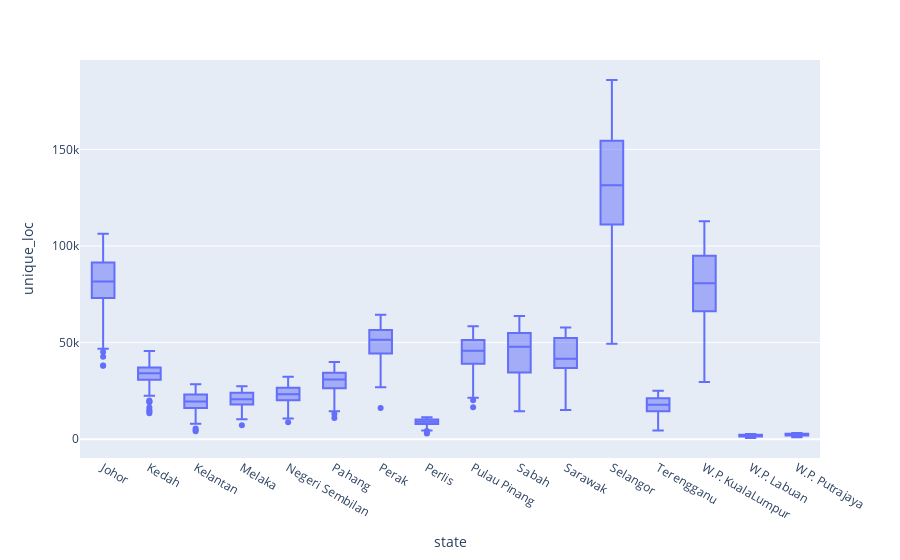

The notebook cell saved with this chart:
### Code cell
bp_by_state_go(checkin_state, 'unique_loc')

### Figure 1 — Plotly figure (JSON) as saved in the notebook; plotly's stock layout.template omitted (floating-point values rounded to 4 significant figures; data arrays with more than 128 entries replaced by an {"elided": "..."} marker saying what was removed)
{"data": [{"alignmentgroup": "True", "hovertemplate": "state=%{x}<br>unique_loc=%{y}<extra></extra>", "legendgroup": "", "marker": {"color": "#636efa"}, "name": "", "notched": false, "offsetgroup": "", "orientation": "v", "showlegend": false, "type": "box", "x": {"elided": "4944 str values"}, "x0": " ", "xaxis": "x", "y": {"elided": "4944 int values"}, "y0": " ", "yaxis": "y"}], "layout": {"boxmode": "group", "legend": {"tracegroupgap": 0}, "margin": {"t": 60}, "xaxis": {"anchor": "y", "domain": [0, 1], "title": {"text": "state"}}, "yaxis": {"anchor": "x", "domain": [0, 1], "title": {"text": "unique_loc"}}}}
